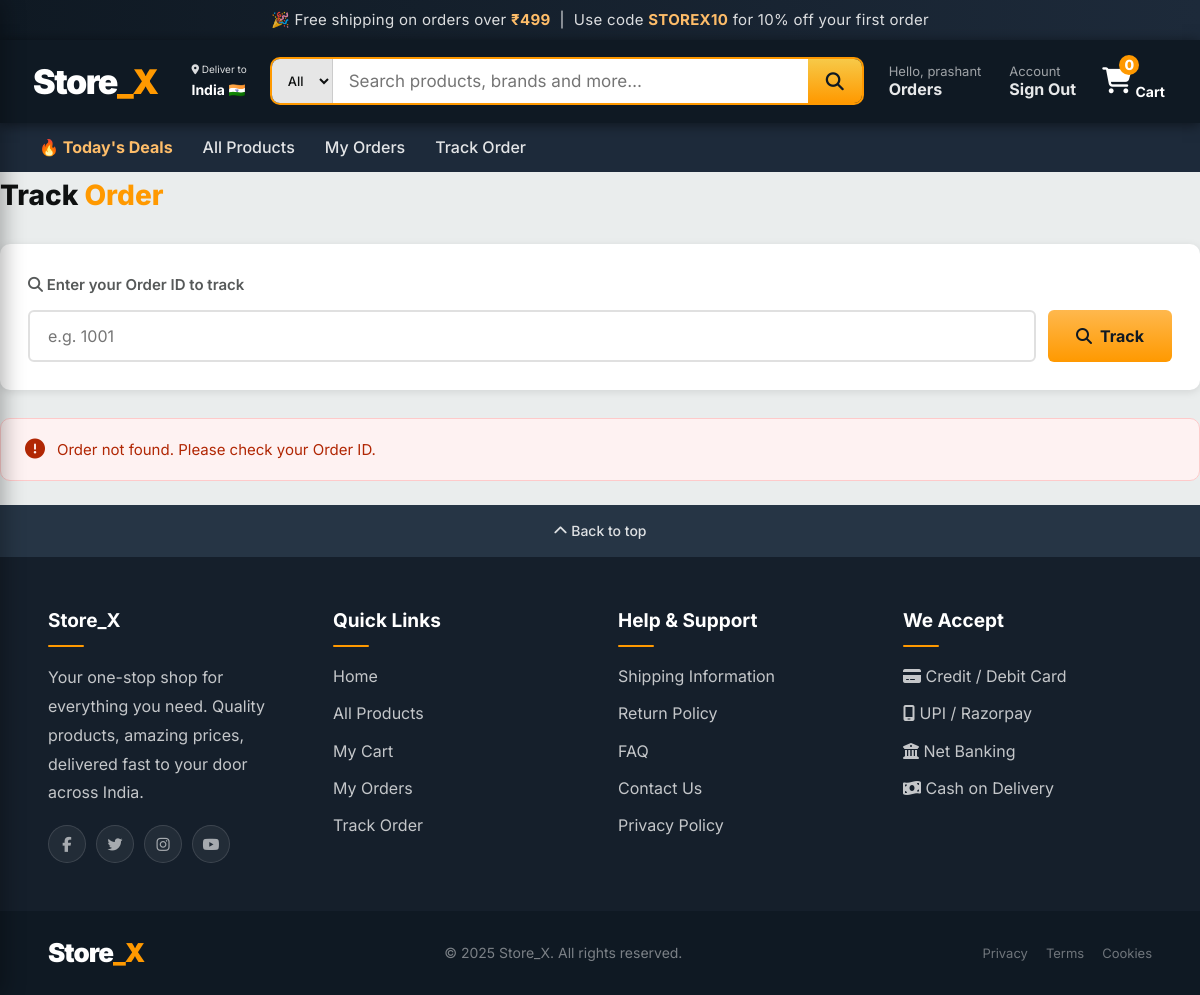
The page /track-order/?order_id=13 (signed in) on the database as committed earlier.
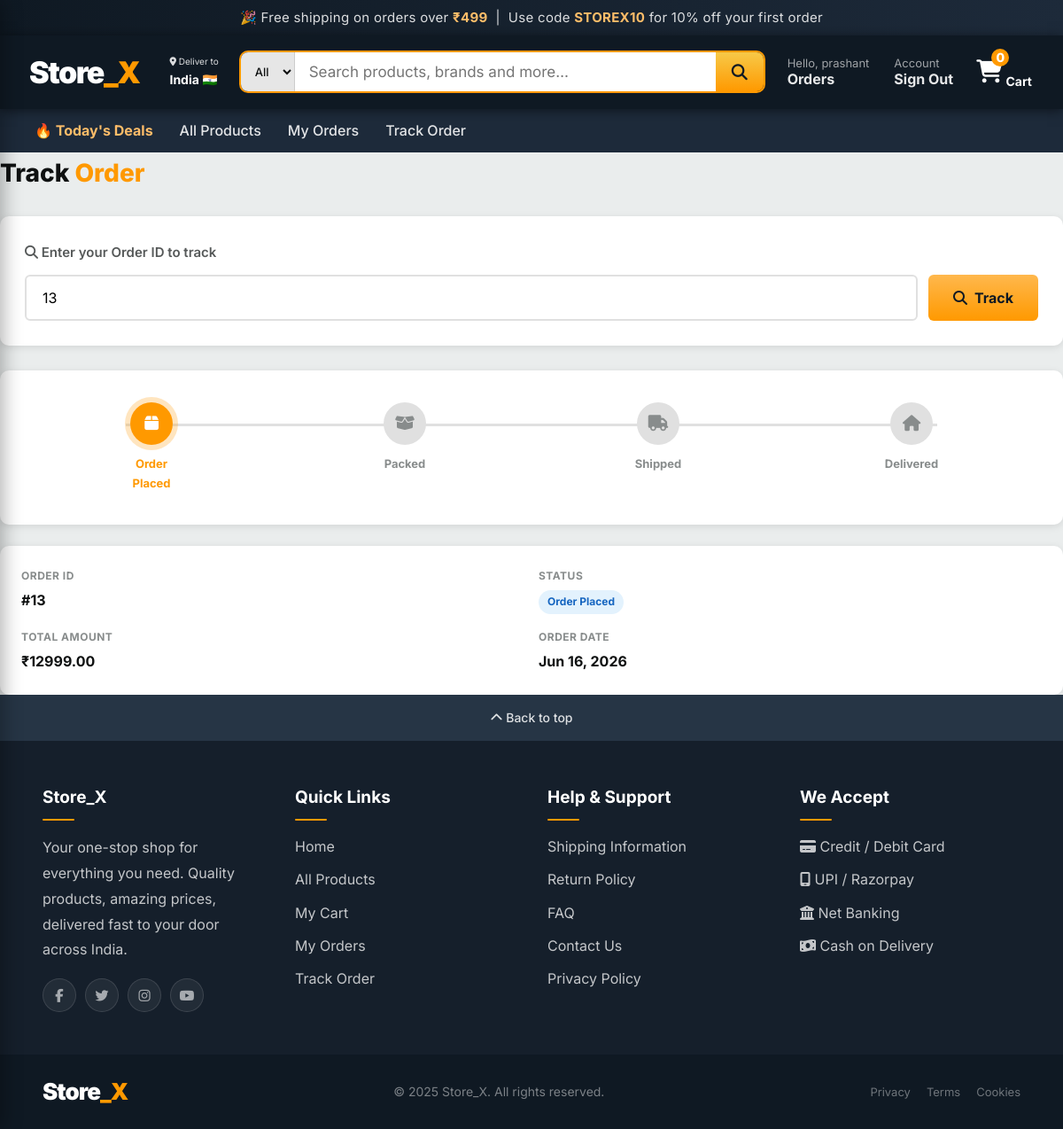
The same page on the database as committed later.
### store/models.py (models this page shows, shortened)
class Order(models.Model):
    user = models.ForeignKey(User, on_delete=models.CASCADE, null=True, blank=True)
    created_at = models.DateTimeField(auto_now_add=True)
    total_amount = models.DecimalField(max_digits=10, decimal_places=2)
    STATUS_CHOICES = (
        ('Placed', 'Order Placed'),
        ('Packed', 'Packed'),
        ('Shipped', 'Shipped'),
        ('Delivered', 'Delivered'),
    )
    status = models.CharField(max_length=20, choices=STATUS_CHOICES, default='Placed')

### store/views.py (the view)
# urls.py: path('track-order/', views.track_order, name='track_order'),
@login_required
def track_order(request):
    order_id = request.GET.get('order_id')
    order = None
    error = None
    if order_id:
        try:
            clean_id = ''.join(filter(str.isdigit, order_id))
            if not clean_id:
                raise ValueError("Invalid ID format")
            order = Order.objects.get(id=clean_id, user=request.user)
        except (Order.DoesNotExist, ValueError):
            error = "Order not found. Please check your Order ID."
    return render(request, 'store/track_order.html', {
        'order': order,
        'error': error,
        'searched': bool(order_id),
    })

### store/context_processors.py (called while the page is built)
def cart_context(request):
    cart = request.session.get('cart', {})
    cart_count = sum(cart.values()) if cart else 0
    return {
        'cart_count': cart_count,
    }

### templates/store/track_order.html (shortened to what this page needs)
{% extends 'store/base.html' %}
{% block content %}
<div class="tk-container">
  <h1 class="tk-title">Track <em>Order</em></h1>
  <div class="tk-search">
    <div class="tk-search-label"><i class="fa fa-search"></i> Enter your Order ID to track</div>
    <form class="tk-search-form" method="get">
      <input class="tk-search-input" type="text" name="order_id" placeholder="e.g. 1001" value="{{ order.id|default:'' }}" required />
      <button class="tk-search-btn" type="submit"><i class="fa fa-search"></i> Track</button>
    </form>
  </div>
  {% if searched and error %}
  <div class="tk-error"><i class="fa fa-circle-exclamation"></i> {{ error }}</div>
  {% endif %}
  {% if order %}
  <div class="tk-progress">
    {% with status=order.status %}
    <div class="tk-steps">
      <div class="tk-step {% if status == 'Placed' %}current{% elif status == 'Packed' or status == 'Shipped' or status == 'Delivered' %}done{% else %}pending{% endif %}">
        <div class="tk-step-icon">{% if status != 'Placed' %}<i class="fa fa-check"></i>{% else %}<i class="fa fa-box"></i>{% endif %}</div>
        <div class="tk-step-label">Order<br>Placed</div>
      </div>
      <div class="tk-step {% if status == 'Packed' %}current{% elif status == 'Shipped' or status == 'Delivered' %}done{% else %}pending{% endif %}">
        <div class="tk-step-icon">{% if status == 'Shipped' or status == 'Delivered' %}<i class="fa fa-check"></i>{% else %}<i class="fa fa-box-open"></i>{% endif %}</div>
        <div class="tk-step-label">Packed</div>
      </div>
      <div class="tk-step {% if status == 'Shipped' %}current{% elif status == 'Delivered' %}done{% else %}pending{% endif %}">
        <div class="tk-step-icon">{% if status == 'Delivered' %}<i class="fa fa-check"></i>{% else %}<i class="fa fa-truck"></i>{% endif %}</div>
        <div class="tk-step-label">Shipped</div>
      </div>
      <div class="tk-step {% if status == 'Delivered' %}current{% else %}pending{% endif %}">
        <div class="tk-step-icon"><i class="fa fa-home"></i></div>
        <div class="tk-step-label">Delivered</div>
      </div>
    </div>
    {% endwith %}
  </div>
  <div class="tk-info">
    <div class="tk-info-item">
      <div class="tk-info-label">Order ID</div>
      <div class="tk-info-value">#{{ order.id }}</div>
    </div>
    <div class="tk-info-item">
      <div class="tk-info-label">Status</div>
      <div class="tk-info-value">
        <span class="badge {% if order.status == 'Delivered' %}badge-green{% elif order.status == 'Shipped' %}badge-blue{% elif order.status == 'Packed' %}badge-orange{% else %}badge-blue{% endif %}">
          {{ order.get_status_display }}
        </span>
      </div>
    </div>
    <div class="tk-info-item">
      <div class="tk-info-label">Total Amount</div>
      <div class="tk-info-value">₹{{ order.total_amount }}</div>
    </div>
    <div class="tk-info-item">
      <div class="tk-info-label">Order Date</div>
      <div class="tk-info-value">{{ order.created_at|date:"M d, Y" }}</div>
    </div>
  </div>
  {% elif not searched %}
  <div class="tk-initial">
    <i class="fa fa-truck-fast"></i>
    <h3>Track your order</h3>
    <p>Enter your Order ID above to see real-time tracking updates.</p>
  </div>
  {% endif %}
</div>
{% endblock %}

Rows that differ between the two databases and show on the page:
added Order: order_id "13", id "13", status "Order Placed", total_amount "12999.00", created_at "Jun 16, 2026"
Other text that changed with them:
{{ error }}: "Order not found. Please check your Order ID." → (not shown)
text now shown: "Order Placed Packed Shipped Delivered ORDER ID # STATUS TOTAL AMOUNT ₹ ORDER DATE"
